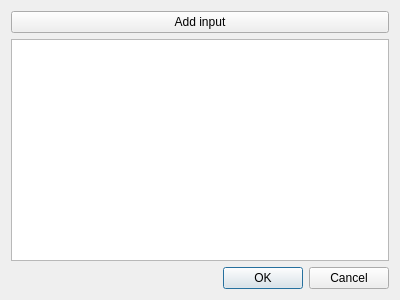
<?xml version="1.0" encoding="UTF-8"?>
<ui version="4.0">
 <class>frame</class>
 <widget class="QFrame" name="frame">
  <property name="geometry">
   <rect>
    <x>0</x>
    <y>0</y>
    <width>400</width>
    <height>300</height>
   </rect>
  </property>
  <property name="windowTitle">
   <string>Frame</string>
  </property>
  <layout class="QVBoxLayout" name="verticalLayout">
   <item>
    <layout class="QHBoxLayout" name="inputsLayout">
     <item>
      <widget class="QPushButton" name="addInput">
       <property name="text">
        <string>Add input</string>
       </property>
      </widget>
     </item>
    </layout>
   </item>
   <item>
    <widget class="QTextEdit" name="textEdit"/>
   </item>
   <item>
    <widget class="QDialogButtonBox" name="buttonBox">
     <property name="standardButtons">
      <set>QDialogButtonBox::Cancel|QDialogButtonBox::Ok</set>
     </property>
    </widget>
   </item>
  </layout>
 </widget>
 <tabstops>
  <tabstop>textEdit</tabstop>
  <tabstop>addInput</tabstop>
 </tabstops>
 <resources/>
 <connections>
  <connection>
   <sender>buttonBox</sender>
   <signal>rejected()</signal>
   <receiver>frame</receiver>
   <slot>close()</slot>
   <hints>
    <hint type="sourcelabel">
     <x>199</x>
     <y>276</y>
    </hint>
    <hint type="destinationlabel">
     <x>199</x>
     <y>149</y>
    </hint>
   </hints>
  </connection>
 </connections>
</ui>
